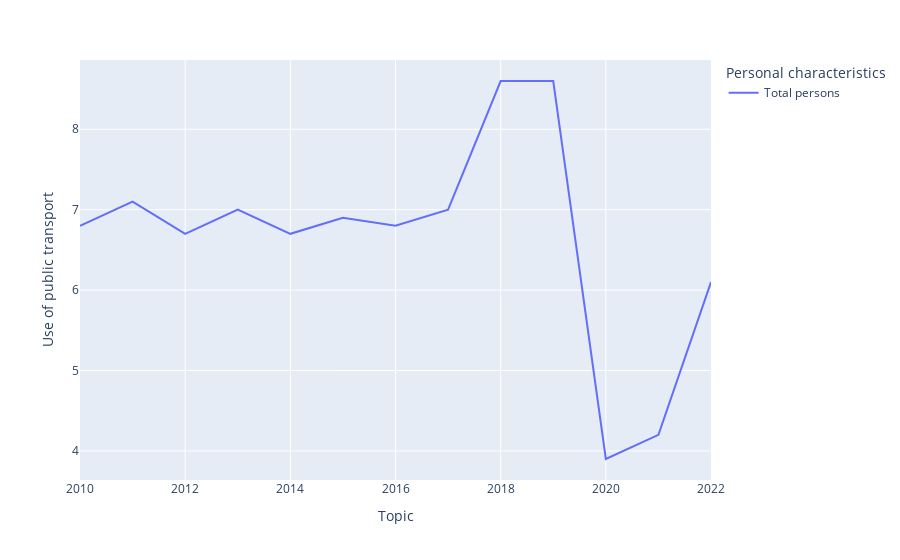

Write notebook code for a chart like this one.
### Markdown cell above
### 5.1.1 Trend

### Code cell
# First we create a series named mask to indicate which values contain info about the general population
mask = df['Personal characteristics'].str.startswith('Total persons')
# Then the dataframe is made with this info 
df_total = df[mask]
# Lastly the dataframe is plotted
fig = px.line(df_total, y='Use of public transport', x='Topic', color='Personal characteristics')
fig.show()

### Figure 1 — Plotly figure (JSON) as saved in the notebook; plotly's stock layout.template omitted (floating-point values rounded to 4 significant figures)
{"data": [{"hovertemplate": "Personal characteristics=Total persons<br>Topic=%{x}<br>Use of public transport=%{y}<extra></extra>", "legendgroup": "Total persons", "line": {"color": "#636efa", "dash": "solid"}, "marker": {"symbol": "circle"}, "mode": "lines", "name": "Total persons", "orientation": "v", "showlegend": true, "type": "scatter", "x": [2010, 2011, 2012, 2013, 2014, 2015, 2016, 2017, 2018, 2019, 2020, 2021, 2022], "xaxis": "x", "y": [6.8, 7.1, 6.7, 7, 6.7, 6.9, 6.8, 7, 8.6, 8.6, 3.9, 4.2, 6.1], "yaxis": "y"}], "layout": {"legend": {"title": {"text": "Personal characteristics"}, "tracegroupgap": 0}, "margin": {"t": 60}, "xaxis": {"anchor": "y", "domain": [0, 1], "title": {"text": "Topic"}}, "yaxis": {"anchor": "x", "domain": [0, 1], "title": {"text": "Use of public transport"}}}}
